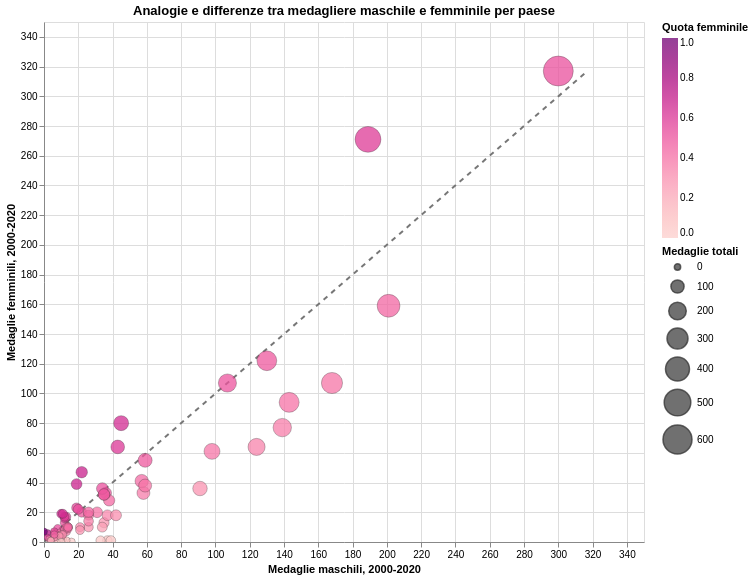

Notebook code for this chart:
### Code cell
scatter_country = country_recent.loc[country_recent["medaglie_totali"] >= 5].copy()

points = alt.Chart(scatter_country).mark_circle(opacity=0.75, stroke="#333", strokeWidth=0.4).encode(
    x=alt.X("medaglie_maschili:Q", title="Medaglie maschili, 2000-2020"),
    y=alt.Y("medaglie_femminili:Q", title="Medaglie femminili, 2000-2020"),
    size=alt.Size("medaglie_totali:Q", title="Medaglie totali", scale=alt.Scale(range=[40, 900])),
    color=alt.Color("quota_femminile:Q", title="Quota femminile", scale=alt.Scale(scheme="redpurple")),
    tooltip=[
        alt.Tooltip("country:N", title="Paese"),
        alt.Tooltip("medaglie_maschili:Q", title="Maschili", format=",.0f"),
        alt.Tooltip("medaglie_femminili:Q", title="Femminili", format=",.0f"),
        alt.Tooltip("medaglie_totali:Q", title="Totali", format=",.0f"),
        alt.Tooltip("quota_femminile:Q", title="Quota femm.", format=".1%"),
    ],
)

max_val = float(scatter_country[["medaglie_maschili", "medaglie_femminili"]].max().max())
diagonal = alt.Chart(pd.DataFrame({"x": [0, max_val], "y": [0, max_val]})).mark_line(
    strokeDash=[5, 5], color="#777"
).encode(x="x:Q", y="y:Q")

country_scatter = (diagonal + points).properties(
    width=600,
    height=520,
    title="Analogie e differenze tra medagliere maschile e femminile per paese",
).interactive()

country_scatter

### Figure 1 — Vega-Lite specification as saved in the notebook (floating-point values rounded to 4 significant figures)
{"config": {"view": {"continuousWidth": 300, "continuousHeight": 300}}, "layer": [{"data": {"name": "data-3c8f83880dbf451e6c17a108889782f8"}, "mark": {"type": "line", "color": "#777", "strokeDash": [5, 5]}, "encoding": {"x": {"field": "x", "type": "quantitative"}, "y": {"field": "y", "type": "quantitative"}}, "name": "view_0bc60117dca75eb7_0"}, {"data": {"name": "data-326a4a8866092d0b99ca93d035764352"}, "mark": {"type": "circle", "opacity": 0.75, "stroke": "#333", "strokeWidth": 0.4}, "encoding": {"color": {"field": "quota_femminile", "scale": {"scheme": "redpurple"}, "title": "Quota femminile", "type": "quantitative"}, "size": {"field": "medaglie_totali", "scale": {"range": [40, 900]}, "title": "Medaglie totali", "type": "quantitative"}, "tooltip": [{"field": "country", "title": "Paese", "type": "nominal"}, {"field": "medaglie_maschili", "format": ",.0f", "title": "Maschili", "type": "quantitative"}, {"field": "medaglie_femminili", "format": ",.0f", "title": "Femminili", "type": "quantitative"}, {"field": "medaglie_totali", "format": ",.0f", "title": "Totali", "type": "quantitative"}, {"field": "quota_femminile", "format": ".1%", "title": "Quota femm.", "type": "quantitative"}], "x": {"field": "medaglie_maschili", "title": "Medaglie maschili, 2000-2020", "type": "quantitative"}, "y": {"field": "medaglie_femminili", "title": "Medaglie femminili, 2000-2020", "type": "quantitative"}}}], "height": 520, "params": [{"name": "param_1e9efca18e7a2868", "select": {"type": "interval", "encodings": ["x", "y"]}, "bind": "scales", "views": ["view_0bc60117dca75eb7_0"]}], "title": "Analogie e differenze tra medagliere maschile e femminile per paese", "width": 600, "$schema": "https://vega.github.io/schema/vega-lite/v6.4.1.json", "datasets": {"data-3c8f83880dbf451e6c17a108889782f8": [{"x": 0.0, "y": 0.0}, {"x": 317.0, "y": 317.0}], "data-326a4a8866092d0b99ca93d035764352": [{"country_noc": "ALG", "country": "Algeria", "medaglie_femminili": 2.0, "medaglie_maschili": 8.0, "medaglie_miste_altro": 0.0, "PIL_Assoluto_USD": null, "PIL_Pro_Capite_USD": null, "Popolazione_Totale": null, "Aspettativa_di_Vita": null, "Tasso_Urbanizzazione_perc": null, "medaglie_totali": 10.0, "quota_femminile": 0.2}, {"country_noc": "ARG", "country": "Argentina", "medaglie_femminili": 10.0, "medaglie_maschili": 14.0, "medaglie_miste_altro": 3.0, "PIL_Assoluto_USD": 368800000000.0, "PIL_Pro_Capite_USD": 8983.0, "Popolazione_Totale": 40290000.0, "Aspettativa_di_Vita": 75.16, "Tasso_Urbanizzazione_perc": 90.39, "medaglie_totali": 27.0, "quota_femminile": 0.4167}, {"country_noc": "ARM", "country": "Armenia", "medaglie_femminili": 0.0, "medaglie_maschili": 16.0, "medaglie_miste_altro": 0.0, "PIL_Assoluto_USD": 7168000000.0, "PIL_Pro_Capite_USD": 2353.0, "Popolazione_Totale": 3102000.0, "Aspettativa_di_Vita": 73.14, "Tasso_Urbanizzazione_perc": 64.74, "medaglie_totali": 16.0, "quota_femminile": 0.0}, {"country_noc": "AUS", "country": "Australia", "medaglie_femminili": 122.0, "medaglie_maschili": 130.0, "medaglie_miste_altro": 12.0, "PIL_Assoluto_USD": 920700000000.0, "PIL_Pro_Capite_USD": 41590.0, "Popolazione_Totale": 21360000.0, "Aspettativa_di_Vita": 80.95, "Tasso_Urbanizzazione_perc": 86.02, "medaglie_totali": 264.0, "quota_femminile": 0.4841}, {"country_noc": "AUT", "country": "Austria", "medaglie_femminili": 9.0, "medaglie_maschili": 8.0, "medaglie_miste_altro": 4.0, "PIL_Assoluto_USD": 336800000000.0, "PIL_Pro_Capite_USD": 40160.0, "Popolazione_Totale": 8329000.0, "Aspettativa_di_Vita": 79.84, "Tasso_Urbanizzazione_perc": 67.12, "medaglie_totali": 21.0, "quota_femminile": 0.5294}, {"country_noc": "AZE", "country": "Azerbaijan", "medaglie_femminili": 13.0, "medaglie_maschili": 35.0, "medaglie_miste_altro": 0.0, "PIL_Assoluto_USD": 32280000000.0, "PIL_Pro_Capite_USD": 3496.0, "Popolazione_Totale": 8802000.0, "Aspettativa_di_Vita": 68.76, "Tasso_Urbanizzazione_perc": 53.35, "medaglie_totali": 48.0, "quota_femminile": 0.2708}, {"country_noc": "BAH", "country": "The Bahamas", "medaglie_femminili": 6.0, "medaglie_maschili": 6.0, "medaglie_miste_altro": 0.0, "PIL_Assoluto_USD": null, "PIL_Pro_Capite_USD": null, "Popolazione_Totale": null, "Aspettativa_di_Vita": null, "Tasso_Urbanizzazione_perc": null, "medaglie_totali": 12.0, "quota_femminile": 0.5}, {"country_noc": "BEL", "country": "Belgium", "medaglie_femminili": 13.0, "medaglie_maschili": 12.0, "medaglie_miste_altro": 1.0, "PIL_Assoluto_USD": 409200000000.0, "PIL_Pro_Capite_USD": 37750.0, "Popolazione_Totale": 10750000.0, "Aspettativa_di_Vita": 79.53, "Tasso_Urbanizzazione_perc": 84.14, "medaglie_totali": 26.0, "quota_femminile": 0.52}, {"country_noc": "BLR", "country": "Belarus", "medaglie_femminili": 33.0, "medaglie_maschili": 36.0, "medaglie_miste_altro": 1.0, "PIL_Assoluto_USD": 40960000000.0, "PIL_Pro_Capite_USD": 4293.0, "Popolazione_Totale": 9670000.0, "Aspettativa_di_Vita": 70.58, "Tasso_Urbanizzazione_perc": 73.24, "medaglie_totali": 70.0, "quota_femminile": 0.4783}, {"country_noc": "BRA", "country": "Brazil", "medaglie_femminili": 33.0, "medaglie_maschili": 58.0, "medaglie_miste_altro": 5.0, "PIL_Assoluto_USD": 1441000000000.0, "PIL_Pro_Capite_USD": 7485.0, "Popolazione_Totale": 188100000.0, "Aspettativa_di_Vita": 72.45, "Tasso_Urbanizzazione_perc": 83.35, "medaglie_totali": 96.0, "quota_femminile": 0.3626}, {"country_noc": "BUL", "country": "Bulgaria", "medaglie_femminili": 20.0, "medaglie_maschili": 22.0, "medaglie_miste_altro": 0.0, "PIL_Assoluto_USD": null, "PIL_Pro_Capite_USD": null, "Popolazione_Totale": null, "Aspettativa_di_Vita": null, "Tasso_Urbanizzazione_perc": null, "medaglie_totali": 42.0, "quota_femminile": 0.4762}, {"country_noc": "CAN", "country": "Canada", "medaglie_femminili": 64.0, "medaglie_maschili": 43.0, "medaglie_miste_altro": 3.0, "PIL_Assoluto_USD": 1281000000000.0, "PIL_Pro_Capite_USD": 37850.0, "Popolazione_Totale": 33250000.0, "Aspettativa_di_Vita": 80.52, "Tasso_Urbanizzazione_perc": 80.14, "medaglie_totali": 110.0, "quota_femminile": 0.5981}, {"country_noc": "CHI", "country": "Chile", "medaglie_femminili": 0.0, "medaglie_maschili": 5.0, "medaglie_miste_altro": 0.0, "PIL_Assoluto_USD": null, "PIL_Pro_Capite_USD": null, "Popolazione_Totale": null, "Aspettativa_di_Vita": null, "Tasso_Urbanizzazione_perc": null, "medaglie_totali": 5.0, "quota_femminile": 0.0}, {"country_noc": "CHN", "country": "People's Republic of China", "medaglie_femminili": 271.0, "medaglie_maschili": 189.0, "medaglie_miste_altro": 12.0, "PIL_Assoluto_USD": 5718000000000.0, "PIL_Pro_Capite_USD": 4201.0, "Popolazione_Totale": 1320000000.0, "Aspettativa_di_Vita": 74.67, "Tasso_Urbanizzazione_perc": 46.65, "medaglie_totali": 472.0, "quota_femminile": 0.5891}, {"country_noc": "COL", "country": "Colombia", "medaglie_femminili": 16.0, "medaglie_maschili": 12.0, "medaglie_miste_altro": 0.0, "PIL_Assoluto_USD": 216100000000.0, "PIL_Pro_Capite_USD": 4839.0, "Popolazione_Totale": 43230000.0, "Aspettativa_di_Vita": 73.75, "Tasso_Urbanizzazione_perc": 75.86, "medaglie_totali": 28.0, "quota_femminile": 0.5714}, {"country_noc": "CRO", "country": "Croatia", "medaglie_femminili": 10.0, "medaglie_maschili": 26.0, "medaglie_miste_altro": 0.0, "PIL_Assoluto_USD": null, "PIL_Pro_Capite_USD": null, "Popolazione_Totale": null, "Aspettativa_di_Vita": null, "Tasso_Urbanizzazione_perc": null, "medaglie_totali": 36.0, "quota_femminile": 0.2778}, {"country_noc": "CUB", "country": "Cuba", "medaglie_femminili": 36.0, "medaglie_maschili": 91.0, "medaglie_miste_altro": 0.0, "PIL_Assoluto_USD": 57180000000.0, "PIL_Pro_Capite_USD": 5087.0, "Popolazione_Totale": 11210000.0, "Aspettativa_di_Vita": 77.07, "Tasso_Urbanizzazione_perc": 76.23, "medaglie_totali": 127.0, "quota_femminile": 0.2835}, {"country_noc": "CZE", "country": "Czechia", "medaglie_femminili": 18.0, "medaglie_maschili": 37.0, "medaglie_miste_altro": 1.0, "PIL_Assoluto_USD": 159100000000.0, "PIL_Pro_Capite_USD": 15240.0, "Popolazione_Totale": 10390000.0, "Aspettativa_di_Vita": 76.73, "Tasso_Urbanizzazione_perc": 73.54, "medaglie_totali": 56.0, "quota_femminile": 0.3273}, {"country_noc": "DEN", "country": "Denmark", "medaglie_femminili": 20.0, "medaglie_maschili": 31.0, "medaglie_miste_altro": 5.0, "PIL_Assoluto_USD": null, "PIL_Pro_Capite_USD": null, "Popolazione_Totale": null, "Aspettativa_di_Vita": null, "Tasso_Urbanizzazione_perc": null, "medaglie_totali": 56.0, "quota_femminile": 0.3922}, {"country_noc": "DOM", "country": "Dominican Republic", "medaglie_femminili": 2.0, "medaglie_maschili": 8.0, "medaglie_miste_altro": 1.0, "PIL_Assoluto_USD": 46600000000.0, "PIL_Pro_Capite_USD": 4733.0, "Popolazione_Totale": 9507000.0, "Aspettativa_di_Vita": 71.59, "Tasso_Urbanizzazione_perc": 68.66, "medaglie_totali": 11.0, "quota_femminile": 0.2}, {"country_noc": "EGY", "country": "Egypt", "medaglie_femminili": 7.0, "medaglie_maschili": 13.0, "medaglie_miste_altro": 0.0, "PIL_Assoluto_USD": 177600000000.0, "PIL_Pro_Capite_USD": 1961.0, "Popolazione_Totale": 86010000.0, "Aspettativa_di_Vita": 68.69, "Tasso_Urbanizzazione_perc": 42.75, "medaglie_totali": 20.0, "quota_femminile": 0.35}, {"country_noc": "ESP", "country": "Spain", "medaglie_femminili": 41.0, "medaglie_maschili": 57.0, "medaglie_miste_altro": 6.0, "PIL_Assoluto_USD": 1126000000000.0, "PIL_Pro_Capite_USD": 25100.0, "Popolazione_Totale": 44190000.0, "Aspettativa_di_Vita": 81.07, "Tasso_Urbanizzazione_perc": 77.76, "medaglie_totali": 104.0, "quota_femminile": 0.4184}, {"country_noc": "EST", "country": "Estonia", "medaglie_femminili": 2.0, "medaglie_maschili": 11.0, "medaglie_miste_altro": 0.0, "PIL_Assoluto_USD": 17390000000.0, "PIL_Pro_Capite_USD": 13030.0, "Popolazione_Totale": 1351000.0, "Aspettativa_di_Vita": 73.86, "Tasso_Urbanizzazione_perc": 67.99, "medaglie_totali": 13.0, "quota_femminile": 0.1538}, {"country_noc": "ETH", "country": "Ethiopia", "medaglie_femminili": 23.0, "medaglie_maschili": 19.0, "medaglie_miste_altro": 0.0, "PIL_Assoluto_USD": 32250000000.0, "PIL_Pro_Capite_USD": 334.9, "Popolazione_Totale": 85480000.0, "Aspettativa_di_Vita": 57.14, "Tasso_Urbanizzazione_perc": 17.06, "medaglie_totali": 42.0, "quota_femminile": 0.5476}, {"country_noc": "FIN", "country": "Finland", "medaglie_femminili": 6.0, "medaglie_maschili": 9.0, "medaglie_miste_altro": 1.0, "PIL_Assoluto_USD": 212600000000.0, "PIL_Pro_Capite_USD": 39770.0, "Popolazione_Totale": 5318000.0, "Aspettativa_di_Vita": 79.44, "Tasso_Urbanizzazione_perc": 69.14, "medaglie_totali": 16.0, "quota_femminile": 0.4}, {"country_noc": "FRA", "country": "France", "medaglie_femminili": 77.0, "medaglie_maschili": 139.0, "medaglie_miste_altro": 8.0, "PIL_Assoluto_USD": 2245000000000.0, "PIL_Pro_Capite_USD": 34900.0, "Popolazione_Totale": 63850000.0, "Aspettativa_di_Vita": 80.78, "Tasso_Urbanizzazione_perc": 77.22, "medaglie_totali": 224.0, "quota_femminile": 0.3565}, {"country_noc": "GBR", "country": "Great Britain", "medaglie_femminili": 107.0, "medaglie_maschili": 168.0, "medaglie_miste_altro": 30.0, "PIL_Assoluto_USD": 2400000000000.0, "PIL_Pro_Capite_USD": 38540.0, "Popolazione_Totale": 61890000.0, "Aspettativa_di_Vita": 79.5, "Tasso_Urbanizzazione_perc": 80.77, "medaglie_totali": 305.0, "quota_femminile": 0.3891}, {"country_noc": "GEO", "country": "Georgia", "medaglie_femminili": 1.0, "medaglie_maschili": 37.0, "medaglie_miste_altro": 0.0, "PIL_Assoluto_USD": 10110000000.0, "PIL_Pro_Capite_USD": 2660.0, "Popolazione_Totale": 3910000.0, "Aspettativa_di_Vita": 71.63, "Tasso_Urbanizzazione_perc": 54.76, "medaglie_totali": 38.0, "quota_femminile": 0.02632}, {"country_noc": "GER", "country": "Germany", "medaglie_femminili": 94.0, "medaglie_maschili": 143.0, "medaglie_miste_altro": 32.0, "PIL_Assoluto_USD": 3113000000000.0, "PIL_Pro_Capite_USD": 37990.0, "Popolazione_Totale": 82000000.0, "Aspettativa_di_Vita": 79.38, "Tasso_Urbanizzazione_perc": 80.38, "medaglie_totali": 269.0, "quota_femminile": 0.3966}, {"country_noc": "GRE", "country": "Greece", "medaglie_femminili": 18.0, "medaglie_maschili": 26.0, "medaglie_miste_altro": 0.0, "PIL_Assoluto_USD": null, "PIL_Pro_Capite_USD": null, "Popolazione_Totale": null, "Aspettativa_di_Vita": null, "Tasso_Urbanizzazione_perc": null, "medaglie_totali": 44.0, "quota_femminile": 0.4091}, {"country_noc": "HKG", "country": "Hong Kong, China", "medaglie_femminili": 6.0, "medaglie_maschili": 2.0, "medaglie_miste_altro": 0.0, "PIL_Assoluto_USD": 247200000000.0, "PIL_Pro_Capite_USD": 34690.0, "Popolazione_Totale": 7048000.0, "Aspettativa_di_Vita": 82.96, "Tasso_Urbanizzazione_perc": 100.0, "medaglie_totali": 8.0, "quota_femminile": 0.75}, {"country_noc": "HUN", "country": "Hungary", "medaglie_femminili": 38.0, "medaglie_maschili": 59.0, "medaglie_miste_altro": 0.0, "PIL_Assoluto_USD": 108800000000.0, "PIL_Pro_Capite_USD": 10930.0, "Popolazione_Totale": 10020000.0, "Aspettativa_di_Vita": 73.54, "Tasso_Urbanizzazione_perc": 67.31, "medaglie_totali": 97.0, "quota_femminile": 0.3918}, {"country_noc": "INA", "country": "Indonesia", "medaglie_femminili": 10.0, "medaglie_maschili": 14.0, "medaglie_miste_altro": 3.0, "PIL_Assoluto_USD": null, "PIL_Pro_Capite_USD": null, "Popolazione_Totale": null, "Aspettativa_di_Vita": null, "Tasso_Urbanizzazione_perc": null, "medaglie_totali": 27.0, "quota_femminile": 0.4167}, {"country_noc": "IND", "country": "India", "medaglie_femminili": 8.0, "medaglie_maschili": 12.0, "medaglie_miste_altro": 0.0, "PIL_Assoluto_USD": 1325000000000.0, "PIL_Pro_Capite_USD": 1053.0, "Popolazione_Totale": 1194000000.0, "Aspettativa_di_Vita": 66.01, "Tasso_Urbanizzazione_perc": 30.09, "medaglie_totali": 20.0, "quota_femminile": 0.4}, {"country_noc": "IRI", "country": "Islamic Republic of Iran", "medaglie_femminili": 1.0, "medaglie_maschili": 39.0, "medaglie_miste_altro": 0.0, "PIL_Assoluto_USD": null, "PIL_Pro_Capite_USD": null, "Popolazione_Totale": null, "Aspettativa_di_Vita": null, "Tasso_Urbanizzazione_perc": null, "medaglie_totali": 40.0, "quota_femminile": 0.025}, {"country_noc": "IRL", "country": "Ireland", "medaglie_femminili": 5.0, "medaglie_maschili": 10.0, "medaglie_miste_altro": 1.0, "PIL_Assoluto_USD": 217900000000.0, "PIL_Pro_Capite_USD": 48910.0, "Popolazione_Totale": 4312000.0, "Aspettativa_di_Vita": 79.37, "Tasso_Urbanizzazione_perc": 60.98, "medaglie_totali": 16.0, "quota_femminile": 0.3333}, {"country_noc": "ISR", "country": "Israel", "medaglie_femminili": 3.0, "medaglie_maschili": 6.0, "medaglie_miste_altro": 1.0, "PIL_Assoluto_USD": 217300000000.0, "PIL_Pro_Capite_USD": 28640.0, "Popolazione_Totale": 7314000.0, "Aspettativa_di_Vita": 80.66, "Tasso_Urbanizzazione_perc": 91.54, "medaglie_totali": 10.0, "quota_femminile": 0.3333}, {"country_noc": "ITA", "country": "Italy", "medaglie_femminili": 64.0, "medaglie_maschili": 124.0, "medaglie_miste_altro": 1.0, "PIL_Assoluto_USD": 1811000000000.0, "PIL_Pro_Capite_USD": 30720.0, "Popolazione_Totale": 58700000.0, "Aspettativa_di_Vita": 81.3, "Tasso_Urbanizzazione_perc": 68.15, "medaglie_totali": 189.0, "quota_femminile": 0.3404}, {"country_noc": "JAM", "country": "Jamaica", "medaglie_femminili": 39.0, "medaglie_maschili": 19.0, "medaglie_miste_altro": 0.0, "PIL_Assoluto_USD": 12210000000.0, "PIL_Pro_Capite_USD": 4483.0, "Popolazione_Totale": 2705000.0, "Aspettativa_di_Vita": 71.68, "Tasso_Urbanizzazione_perc": 53.42, "medaglie_totali": 58.0, "quota_femminile": 0.6724}, {"country_noc": "JPN", "country": "Japan", "medaglie_femminili": 107.0, "medaglie_maschili": 107.0, "medaglie_miste_altro": 3.0, "PIL_Assoluto_USD": 4934000000000.0, "PIL_Pro_Capite_USD": 38760.0, "Popolazione_Totale": 127300000.0, "Aspettativa_di_Vita": 82.41, "Tasso_Urbanizzazione_perc": 86.32, "medaglie_totali": 217.0, "quota_femminile": 0.5}, {"country_noc": "KAZ", "country": "Kazakhstan", "medaglie_femminili": 18.0, "medaglie_maschili": 42.0, "medaglie_miste_altro": 0.0, "PIL_Assoluto_USD": 107100000000.0, "PIL_Pro_Capite_USD": 6154.0, "Popolazione_Totale": 16800000.0, "Aspettativa_di_Vita": 67.55, "Tasso_Urbanizzazione_perc": 55.68, "medaglie_totali": 60.0, "quota_femminile": 0.3}, {"country_noc": "KEN", "country": "Kenya", "medaglie_femminili": 28.0, "medaglie_maschili": 38.0, "medaglie_miste_altro": 0.0, "PIL_Assoluto_USD": 40620000000.0, "PIL_Pro_Capite_USD": 951.0, "Popolazione_Totale": 38870000.0, "Aspettativa_di_Vita": 59.39, "Tasso_Urbanizzazione_perc": 27.2, "medaglie_totali": 66.0, "quota_femminile": 0.4242}, {"country_noc": "KGZ", "country": "Kyrgyzstan", "medaglie_femminili": 2.0, "medaglie_maschili": 5.0, "medaglie_miste_altro": 0.0, "PIL_Assoluto_USD": 4387000000.0, "PIL_Pro_Capite_USD": 771.2, "Popolazione_Totale": 5424000.0, "Aspettativa_di_Vita": 69.06, "Tasso_Urbanizzazione_perc": 35.26, "medaglie_totali": 7.0, "quota_femminile": 0.2857}, {"country_noc": "KOR", "country": "Republic of Korea", "medaglie_femminili": 61.0, "medaglie_maschili": 98.0, "medaglie_miste_altro": 2.0, "PIL_Assoluto_USD": 1087000000000.0, "PIL_Pro_Capite_USD": 21940.0, "Popolazione_Totale": 48910000.0, "Aspettativa_di_Vita": 78.99, "Tasso_Urbanizzazione_perc": 80.96, "medaglie_totali": 161.0, "quota_femminile": 0.3836}, {"country_noc": "LAT", "country": "Latvia", "medaglie_femminili": 1.0, "medaglie_maschili": 13.0, "medaglie_miste_altro": 0.0, "PIL_Assoluto_USD": null, "PIL_Pro_Capite_USD": null, "Popolazione_Totale": null, "Aspettativa_di_Vita": null, "Tasso_Urbanizzazione_perc": null, "medaglie_totali": 14.0, "quota_femminile": 0.07143}, {"country_noc": "LTU", "country": "Lithuania", "medaglie_femminili": 10.0, "medaglie_maschili": 13.0, "medaglie_miste_altro": 0.0, "PIL_Assoluto_USD": 31690000000.0, "PIL_Pro_Capite_USD": 10340.0, "Popolazione_Totale": 3205000.0, "Aspettativa_di_Vita": 72.78, "Tasso_Urbanizzazione_perc": 66.94, "medaglie_totali": 23.0, "quota_femminile": 0.4348}, {"country_noc": "MAR", "country": "Morocco", "medaglie_femminili": 3.0, "medaglie_maschili": 10.0, "medaglie_miste_altro": 0.0, "PIL_Assoluto_USD": 84060000000.0, "PIL_Pro_Capite_USD": 2572.0, "Popolazione_Totale": 31480000.0, "Aspettativa_di_Vita": 69.81, "Tasso_Urbanizzazione_perc": 57.01, "medaglie_totali": 13.0, "quota_femminile": 0.2308}, {"country_noc": "MAS", "country": "Malaysia", "medaglie_femminili": 2.0, "medaglie_maschili": 7.0, "medaglie_miste_altro": 1.0, "PIL_Assoluto_USD": null, "PIL_Pro_Capite_USD": null, "Popolazione_Totale": null, "Aspettativa_di_Vita": null, "Tasso_Urbanizzazione_perc": null, "medaglie_totali": 10.0, "quota_femminile": 0.2222}, {"country_noc": "MEX", "country": "Mexico", "medaglie_femminili": 17.0, "medaglie_maschili": 13.0, "medaglie_miste_altro": 1.0, "PIL_Assoluto_USD": 982600000000.0, "PIL_Pro_Capite_USD": 8815.0, "Popolazione_Totale": 109700000.0, "Aspettativa_di_Vita": 73.45, "Tasso_Urbanizzazione_perc": 76.23, "medaglie_totali": 31.0, "quota_femminile": 0.5667}, {"country_noc": "MGL", "country": "Mongolia", "medaglie_femminili": 5.0, "medaglie_maschili": 11.0, "medaglie_miste_altro": 0.0, "PIL_Assoluto_USD": null, "PIL_Pro_Capite_USD": null, "Popolazione_Totale": null, "Aspettativa_di_Vita": null, "Tasso_Urbanizzazione_perc": null, "medaglie_totali": 16.0, "quota_femminile": 0.3125}, {"country_noc": "NED", "country": "Netherlands", "medaglie_femminili": 80.0, "medaglie_maschili": 45.0, "medaglie_miste_altro": 13.0, "PIL_Assoluto_USD": null, "PIL_Pro_Capite_USD": null, "Popolazione_Totale": null, "Aspettativa_di_Vita": null, "Tasso_Urbanizzazione_perc": null, "medaglie_totali": 138.0, "quota_femminile": 0.64}, {"country_noc": "NGR", "country": "Nigeria", "medaglie_femminili": 7.0, "medaglie_maschili": 6.0, "medaglie_miste_altro": 0.0, "PIL_Assoluto_USD": null, "PIL_Pro_Capite_USD": null, "Popolazione_Totale": null, "Aspettativa_di_Vita": null, "Tasso_Urbanizzazione_perc": null, "medaglie_totali": 13.0, "quota_femminile": 0.5385}, {"country_noc": "NOR", "country": "Norway", "medaglie_femminili": 14.0, "medaglie_maschili": 26.0, "medaglie_miste_altro": 1.0, "PIL_Assoluto_USD": 336400000000.0, "PIL_Pro_Capite_USD": 68820.0, "Popolazione_Totale": 4809000.0, "Aspettativa_di_Vita": 80.47, "Tasso_Urbanizzazione_perc": 78.53, "medaglie_totali": 41.0, "quota_femminile": 0.35}, {"country_noc": "NZL", "country": "New Zealand", "medaglie_femminili": 32.0, "medaglie_maschili": 35.0, "medaglie_miste_altro": 2.0, "PIL_Assoluto_USD": 129900000000.0, "PIL_Pro_Capite_USD": 29680.0, "Popolazione_Totale": 4257000.0, "Aspettativa_di_Vita": 80.05, "Tasso_Urbanizzazione_perc": 85.47, "medaglie_totali": 69.0, "quota_femminile": 0.4776}, {"country_noc": "PHI", "country": "Philippines", "medaglie_femminili": 3.0, "medaglie_maschili": 2.0, "medaglie_miste_altro": 0.0, "PIL_Assoluto_USD": null, "PIL_Pro_Capite_USD": null, "Popolazione_Totale": null, "Aspettativa_di_Vita": null, "Tasso_Urbanizzazione_perc": null, "medaglie_totali": 5.0, "quota_femminile": 0.6}, {"country_noc": "POL", "country": "Poland", "medaglie_femminili": 36.0, "medaglie_maschili": 34.0, "medaglie_miste_altro": 1.0, "PIL_Assoluto_USD": 375400000000.0, "PIL_Pro_Capite_USD": 9849.0, "Popolazione_Totale": 38190000.0, "Aspettativa_di_Vita": 75.51, "Tasso_Urbanizzazione_perc": 61.07, "medaglie_totali": 71.0, "quota_femminile": 0.5143}, {"country_noc": "POR", "country": "Portugal", "medaglie_femminili": 4.0, "medaglie_maschili": 9.0, "medaglie_miste_altro": 0.0, "PIL_Assoluto_USD": null, "PIL_Pro_Capite_USD": null, "Popolazione_Totale": null, "Aspettativa_di_Vita": null, "Tasso_Urbanizzazione_perc": null, "medaglie_totali": 13.0, "quota_femminile": 0.3077}, {"country_noc": "PRK", "country": "Democratic People's Republic of Korea", "medaglie_femminili": 17.0, "medaglie_maschili": 12.0, "medaglie_miste_altro": 0.0, "PIL_Assoluto_USD": null, "PIL_Pro_Capite_USD": null, "Popolazione_Totale": 24370000.0, "Aspettativa_di_Vita": 67.03, "Tasso_Urbanizzazione_perc": 59.96, "medaglie_totali": 29.0, "quota_femminile": 0.5862}, {"country_noc": "QAT", "country": "Qatar", "medaglie_femminili": 0.0, "medaglie_maschili": 7.0, "medaglie_miste_altro": 0.0, "PIL_Assoluto_USD": 94520000000.0, "PIL_Pro_Capite_USD": 57170.0, "Popolazione_Totale": 1395000.0, "Aspettativa_di_Vita": 78.4, "Tasso_Urbanizzazione_perc": 97.68, "medaglie_totali": 7.0, "quota_femminile": 0.0}, {"country_noc": "ROC", "country": "ROC", "medaglie_femminili": 32.0, "medaglie_maschili": 35.0, "medaglie_miste_altro": 4.0, "PIL_Assoluto_USD": null, "PIL_Pro_Capite_USD": null, "Popolazione_Totale": null, "Aspettativa_di_Vita": null, "Tasso_Urbanizzazione_perc": null, "medaglie_totali": 71.0, "quota_femminile": 0.4776}, {"country_noc": "ROU", "country": "Romania", "medaglie_femminili": 47.0, "medaglie_maschili": 22.0, "medaglie_miste_altro": 0.0, "PIL_Assoluto_USD": 132800000000.0, "PIL_Pro_Capite_USD": 6542.0, "Popolazione_Totale": 20920000.0, "Aspettativa_di_Vita": 72.74, "Tasso_Urbanizzazione_perc": 53.37, "medaglie_totali": 69.0, "quota_femminile": 0.6812}, {"country_noc": "RSA", "country": "South Africa", "medaglie_femminili": 10.0, "medaglie_maschili": 21.0, "medaglie_miste_altro": 0.0, "PIL_Assoluto_USD": null, "PIL_Pro_Capite_USD": null, "Popolazione_Totale": null, "Aspettativa_di_Vita": null, "Tasso_Urbanizzazione_perc": null, "medaglie_totali": 31.0, "quota_femminile": 0.3226}, {"country_noc": "RUS", "country": "Russian Federation", "medaglie_femminili": 159.0, "medaglie_maschili": 201.0, "medaglie_miste_altro": 0.0, "PIL_Assoluto_USD": 1118000000000.0, "PIL_Pro_Capite_USD": 7711.0, "Popolazione_Totale": 144800000.0, "Aspettativa_di_Vita": 68.31, "Tasso_Urbanizzazione_perc": 73.65, "medaglie_totali": 360.0, "quota_femminile": 0.4417}, {"country_noc": "SCG", "country": "Serbia and Montenegro", "medaglie_femminili": 2.0, "medaglie_maschili": 3.0, "medaglie_miste_altro": 0.0, "PIL_Assoluto_USD": null, "PIL_Pro_Capite_USD": null, "Popolazione_Totale": null, "Aspettativa_di_Vita": null, "Tasso_Urbanizzazione_perc": null, "medaglie_totali": 5.0, "quota_femminile": 0.4}, {"country_noc": "SLO", "country": "Slovenia", "medaglie_femminili": 9.0, "medaglie_maschili": 14.0, "medaglie_miste_altro": 1.0, "PIL_Assoluto_USD": null, "PIL_Pro_Capite_USD": null, "Popolazione_Totale": null, "Aspettativa_di_Vita": null, "Tasso_Urbanizzazione_perc": null, "medaglie_totali": 24.0, "quota_femminile": 0.3913}, {"country_noc": "SRB", "country": "Serbia", "medaglie_femminili": 10.0, "medaglie_maschili": 14.0, "medaglie_miste_altro": 0.0, "PIL_Assoluto_USD": 36040000000.0, "PIL_Pro_Capite_USD": 4966.0, "Popolazione_Totale": 7326000.0, "Aspettativa_di_Vita": 73.72, "Tasso_Urbanizzazione_perc": 58.03, "medaglie_totali": 24.0, "quota_femminile": 0.4167}, {"country_noc": "SUI", "country": "Switzerland", "medaglie_femminili": 22.0, "medaglie_maschili": 20.0, "medaglie_miste_altro": 3.0, "PIL_Assoluto_USD": null, "PIL_Pro_Capite_USD": null, "Popolazione_Totale": null, "Aspettativa_di_Vita": null, "Tasso_Urbanizzazione_perc": null, "medaglie_totali": 45.0, "quota_femminile": 0.5238}, {"country_noc": "SVK", "country": "Slovakia", "medaglie_femminili": 8.0, "medaglie_maschili": 21.0, "medaglie_miste_altro": 0.0, "PIL_Assoluto_USD": 70830000000.0, "PIL_Pro_Capite_USD": 13110.0, "Popolazione_Totale": 5398000.0, "Aspettativa_di_Vita": 74.86, "Tasso_Urbanizzazione_perc": 54.99, "medaglie_totali": 29.0, "quota_femminile": 0.2759}, {"country_noc": "SWE", "country": "Sweden", "medaglie_femminili": 20.0, "medaglie_maschili": 26.0, "medaglie_miste_altro": 6.0, "PIL_Assoluto_USD": 427300000000.0, "PIL_Pro_Capite_USD": 45450.0, "Popolazione_Totale": 9321000.0, "Aspettativa_di_Vita": 80.97, "Tasso_Urbanizzazione_perc": 85.17, "medaglie_totali": 52.0, "quota_femminile": 0.4348}, {"country_noc": "THA", "country": "Thailand", "medaglie_femminili": 19.0, "medaglie_maschili": 10.0, "medaglie_miste_altro": 0.0, "PIL_Assoluto_USD": 282700000000.0, "PIL_Pro_Capite_USD": 4145.0, "Popolazione_Totale": 66820000.0, "Aspettativa_di_Vita": 73.85, "Tasso_Urbanizzazione_perc": 40.26, "medaglie_totali": 29.0, "quota_femminile": 0.6552}, {"country_noc": "TPE", "country": "Chinese Taipei", "medaglie_femminili": 19.0, "medaglie_maschili": 11.0, "medaglie_miste_altro": 1.0, "PIL_Assoluto_USD": null, "PIL_Pro_Capite_USD": null, "Popolazione_Totale": null, "Aspettativa_di_Vita": null, "Tasso_Urbanizzazione_perc": null, "medaglie_totali": 31.0, "quota_femminile": 0.6333}, {"country_noc": "TTO", "country": "Trinidad and Tobago", "medaglie_femminili": 0.0, "medaglie_maschili": 10.0, "medaglie_miste_altro": 0.0, "PIL_Assoluto_USD": 18020000000.0, "PIL_Pro_Capite_USD": 13530.0, "Popolazione_Totale": 1327000.0, "Aspettativa_di_Vita": 70.82, "Tasso_Urbanizzazione_perc": 54.85, "medaglie_totali": 10.0, "quota_femminile": 0.0}, {"country_noc": "TUN", "country": "Tunisia", "medaglie_femminili": 3.0, "medaglie_maschili": 6.0, "medaglie_miste_altro": 0.0, "PIL_Assoluto_USD": 35910000000.0, "PIL_Pro_Capite_USD": 3355.0, "Popolazione_Totale": 10550000.0, "Aspettativa_di_Vita": 73.82, "Tasso_Urbanizzazione_perc": 65.78, "medaglie_totali": 9.0, "quota_femminile": 0.3333}, {"country_noc": "TUR", "country": "Türkiye", "medaglie_femminili": 10.0, "medaglie_maschili": 34.0, "medaglie_miste_altro": 0.0, "PIL_Assoluto_USD": 593900000000.0, "PIL_Pro_Capite_USD": 8070.0, "Popolazione_Totale": 71610000.0, "Aspettativa_di_Vita": 74.15, "Tasso_Urbanizzazione_perc": 69.79, "medaglie_totali": 44.0, "quota_femminile": 0.2273}, {"country_noc": "UGA", "country": "Uganda", "medaglie_femminili": 1.0, "medaglie_maschili": 4.0, "medaglie_miste_altro": 0.0, "PIL_Assoluto_USD": 18010000000.0, "PIL_Pro_Capite_USD": 538.1, "Popolazione_Totale": 30750000.0, "Aspettativa_di_Vita": 57.08, "Tasso_Urbanizzazione_perc": 17.63, "medaglie_totali": 5.0, "quota_femminile": 0.2}, {"country_noc": "UKR", "country": "Ukraine", "medaglie_femminili": 55.0, "medaglie_maschili": 59.0, "medaglie_miste_altro": 2.0, "PIL_Assoluto_USD": 102500000000.0, "PIL_Pro_Capite_USD": 2231.0, "Popolazione_Totale": 47480000.0, "Aspettativa_di_Vita": 69.67, "Tasso_Urbanizzazione_perc": 68.28, "medaglie_totali": 116.0, "quota_femminile": 0.4825}, {"country_noc": "USA", "country": "United States", "medaglie_femminili": 317.0, "medaglie_maschili": 300.0, "medaglie_miste_altro": 27.0, "PIL_Assoluto_USD": 14210000000000.0, "PIL_Pro_Capite_USD": 46470.0, "Popolazione_Totale": 301800000.0, "Aspettativa_di_Vita": 77.79, "Tasso_Urbanizzazione_perc": 79.93, "medaglie_totali": 644.0, "quota_femminile": 0.5138}, {"country_noc": "UZB", "country": "Uzbekistan", "medaglie_femminili": 1.0, "medaglie_maschili": 33.0, "medaglie_miste_altro": 0.0, "PIL_Assoluto_USD": 38940000000.0, "PIL_Pro_Capite_USD": 1332.0, "Popolazione_Totale": 27660000.0, "Aspettativa_di_Vita": 68.55, "Tasso_Urbanizzazione_perc": 49.79, "medaglie_totali": 34.0, "quota_femminile": 0.02941}, {"country_noc": "VEN", "country": "Venezuela", "medaglie_femminili": 5.0, "medaglie_maschili": 6.0, "medaglie_miste_altro": 0.0, "PIL_Assoluto_USD": 191000000000.0, "PIL_Pro_Capite_USD": 6729.0, "Popolazione_Totale": 28180000.0, "Aspettativa_di_Vita": 72.66, "Tasso_Urbanizzazione_perc": 88.76, "medaglie_totali": 11.0, "quota_femminile": 0.4545}, {"country_noc": "VIE", "country": "Vietnam", "medaglie_femminili": 1.0, "medaglie_maschili": 4.0, "medaglie_miste_altro": 0.0, "PIL_Assoluto_USD": null, "PIL_Pro_Capite_USD": null, "Popolazione_Totale": null, "Aspettativa_di_Vita": null, "Tasso_Urbanizzazione_perc": null, "medaglie_totali": 5.0, "quota_femminile": 0.2}, {"country_noc": "ZIM", "country": "Zimbabwe", "medaglie_femminili": 7.0, "medaglie_maschili": 0.0, "medaglie_miste_altro": 0.0, "PIL_Assoluto_USD": 13890000000.0, "PIL_Pro_Capite_USD": 1010.0, "Popolazione_Totale": 13070000.0, "Aspettativa_di_Vita": 51.5, "Tasso_Urbanizzazione_perc": 33.01, "medaglie_totali": 7.0, "quota_femminile": 1.0}]}}
